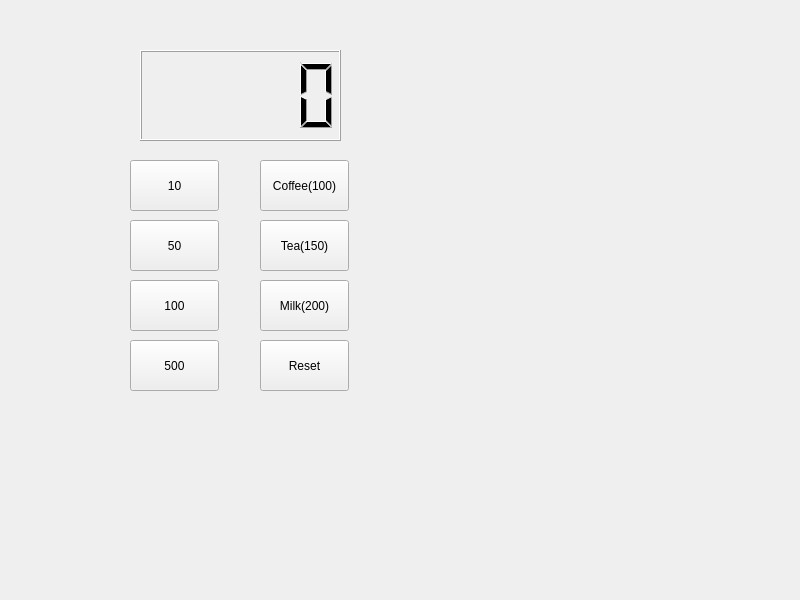
<?xml version="1.0" encoding="UTF-8"?>
<ui version="4.0">
 <class>Widget</class>
 <widget class="QWidget" name="Widget">
  <property name="geometry">
   <rect>
    <x>0</x>
    <y>0</y>
    <width>800</width>
    <height>600</height>
   </rect>
  </property>
  <property name="windowTitle">
   <string>Widget</string>
  </property>
  <widget class="QLCDNumber" name="lcdNumber">
   <property name="geometry">
    <rect>
     <x>140</x>
     <y>50</y>
     <width>201</width>
     <height>91</height>
    </rect>
   </property>
  </widget>
  <widget class="QPushButton" name="pb10">
   <property name="geometry">
    <rect>
     <x>130</x>
     <y>160</y>
     <width>89</width>
     <height>51</height>
    </rect>
   </property>
   <property name="text">
    <string>10</string>
   </property>
  </widget>
  <widget class="QPushButton" name="pb50">
   <property name="geometry">
    <rect>
     <x>130</x>
     <y>220</y>
     <width>89</width>
     <height>51</height>
    </rect>
   </property>
   <property name="text">
    <string>50</string>
   </property>
  </widget>
  <widget class="QPushButton" name="pb100">
   <property name="geometry">
    <rect>
     <x>130</x>
     <y>280</y>
     <width>89</width>
     <height>51</height>
    </rect>
   </property>
   <property name="text">
    <string>100</string>
   </property>
  </widget>
  <widget class="QPushButton" name="pb500">
   <property name="geometry">
    <rect>
     <x>130</x>
     <y>340</y>
     <width>89</width>
     <height>51</height>
    </rect>
   </property>
   <property name="text">
    <string>500</string>
   </property>
  </widget>
  <widget class="QPushButton" name="pbCoffee">
   <property name="geometry">
    <rect>
     <x>260</x>
     <y>160</y>
     <width>89</width>
     <height>51</height>
    </rect>
   </property>
   <property name="text">
    <string>Coffee(100)</string>
   </property>
  </widget>
  <widget class="QPushButton" name="pbTea">
   <property name="geometry">
    <rect>
     <x>260</x>
     <y>220</y>
     <width>89</width>
     <height>51</height>
    </rect>
   </property>
   <property name="text">
    <string>Tea(150)</string>
   </property>
  </widget>
  <widget class="QPushButton" name="pbMilk">
   <property name="geometry">
    <rect>
     <x>260</x>
     <y>280</y>
     <width>89</width>
     <height>51</height>
    </rect>
   </property>
   <property name="text">
    <string>Milk(200)</string>
   </property>
  </widget>
  <widget class="QPushButton" name="pbReset">
   <property name="geometry">
    <rect>
     <x>260</x>
     <y>340</y>
     <width>89</width>
     <height>51</height>
    </rect>
   </property>
   <property name="text">
    <string>Reset</string>
   </property>
  </widget>
 </widget>
 <resources/>
 <connections/>
</ui>
